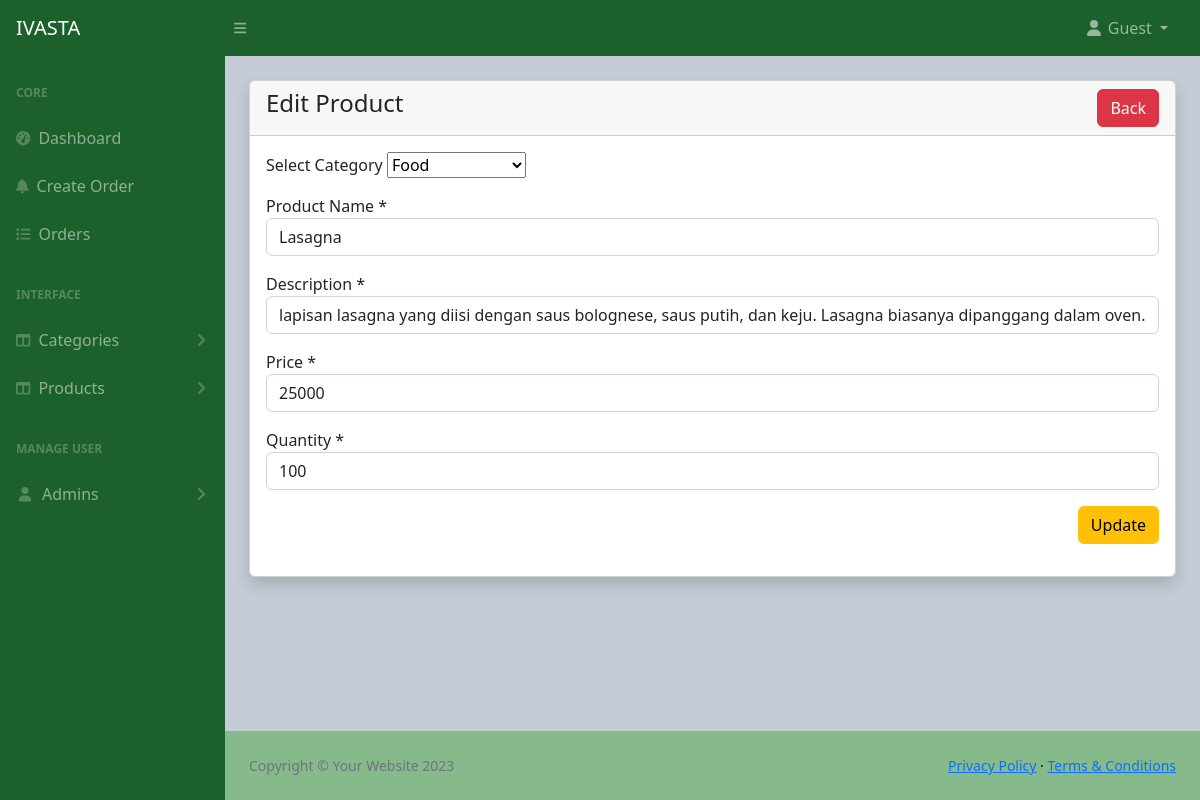
The app's page /admin/products-edit.php?id=3 with its own data.
### tables this page shows
CREATE TABLE `products` (
  `id` int(11) NOT NULL,
  `category_id` int(11) NOT NULL,
  `name` varchar(200) NOT NULL,
  `description` varchar(300) NOT NULL,
  `price` int(11) NOT NULL,
  `quantity` int(11) NOT NULL
);

CREATE TABLE `categories` (
  `id` int(11) NOT NULL,
  `name` varchar(100) NOT NULL
);

### config/function.php (called while the page is built, shortened)
<?php
require 'db.php';
function validate($inputData)
{
    global $conn;
    $validateData = mysqli_real_escape_string($conn, $inputData);
    return trim($validateData);
}
function getALL($tableName, $status = NULL){
    global $conn;
    $table = validate($tableName);
    $status = validate($status);
    if($status == 'status'){
        $query = "SELECT * FROM $table WHERE status='0'";
    }else{
        $query = "SELECT * FROM $table";
    }
    return mysqli_query($conn, $query);
}
function getById($tableName, $id){
    global $conn;
    $table = validate($tableName);
    $id = validate($id);
    $query = "SELECT * FROM $table WHERE id='$id' LIMIT 1";
    $result = mysqli_query($conn, $query);
    if($result){
        if(mysqli_num_rows($result) == 1){
            $row = mysqli_fetch_assoc($result);
            $response = [
                'status' => 200,
                'data' => $row,
                'message' => 'Record Found'
            ];
            return $response;
        }else{
            $response = [
                'status' => 404,
                'message' => 'Data Not Found'
            ];
            return $response;
        }
    }else{
        $response = [
            'status' => 500,
            'message' => 'Something Went Wrong'
        ];
        return $response;
    }
}
function checkParamId($type){
    if(isset($_GET[$type])){
        if($_GET[$type] != ''){
            return $_GET[$type];
        }else{
            return '<h5>No Id Found</h5>';
        }
    }else{
        return '<h5>No Id Given</h5>';
    }
}
?>

### admin/products-edit.php (the view, shortened to what this page needs)
<?php include('includes/header.php'); ?>
<div class="container-fluid px-4">
    <div class="card mt-4 shadow">
        <div class="card-header">
            <h4 class="mb-0">Edit Product
                <a href="products.php" class="btn btn-danger float-end">Back</a>
            </h4>
        </div>
        <div class="card-body">
            <form action="code.php" method="post">
                <?php
                $paramValue = checkParamId('id');
                $product = getById('products', $paramValue);
                if ($product) {
                    if ($product['status'] == 200) {
                ?>
                        <div class="row">
                            <div class="col-md-12 mb-3">
                                <label>Select Category</label>
                                <select name="category_id" id="form-select">
                                    <?php
                                    $categories = getALL('categories');
                                    if ($categories) {
                                        if (mysqli_num_rows($categories) > 0) {
                                            foreach ($categories as $category) {
                                    ?>
                                                <option value="<?= $category['id']; ?>" <?= $product['data']['category_id'] == $category['id'] ? 'selected' : ''; ?>>
                                                    <?= $category['name']; ?>
                                                </option>
                                    <?php
                                            }
                                        } else {
                                            echo '<option value="">No Categories Found </option>';
                                        }
                                    } else {
                                        echo '<option value="">Something Went Wrong </option>';
                                    }
                                    ?>
                                </select>
                            </div>
                            <div class="col-md-12 mb-3">
                                <label for="">Product Name *</label>
                                <input type="text" name="name" required value="<?= $product['data']['name']; ?>" class="form-control" />
                            </div>
                            <div class="col-md-12 mb-3">
                                <label for="">Description *</label>
                                <input type="text" name="description" required value="<?= $product['data']['description']; ?>" class="form-control" />
                            </div>
                            <div class="col-md-12 mb-3">
                                <label for="">Price *</label>
                                <input type="number" name="price" required value="<?= $product['data']['price']; ?>" class="form-control" />
                            </div>
                            <div class="col-md-12 mb-3">
                                <label for="">Quantity *</label>
                                <input type="number" name="quantity" required value="<?= $product['data']['quantity']; ?>" class="form-control" />
                            </div>
                            <div class="col-md-12 mb-3 text-end">
                                <button type="submit" name="updateProduct" class="btn btn-warning">Update</button>
                            </div>
                        </div>
                <?php
                    } else {
                        echo '<h5>' . $product['message'] . '</h5>';
                    }
                } else {
                    echo '<h5>Something Went Wrong</h5>';
                    return false;
                }
                ?>
            </form>
        </div>
    </div>
</div>
<?php include('includes/footer.php'); ?>

### records on screen
products: category_id "Food", name "Lasagna", description "lapisan lasagna yang diisi dengan saus bolognese, saus putih, dan keju. Lasagna biasanya dipanggang dalam oven.", price "25000", quantity "100"
